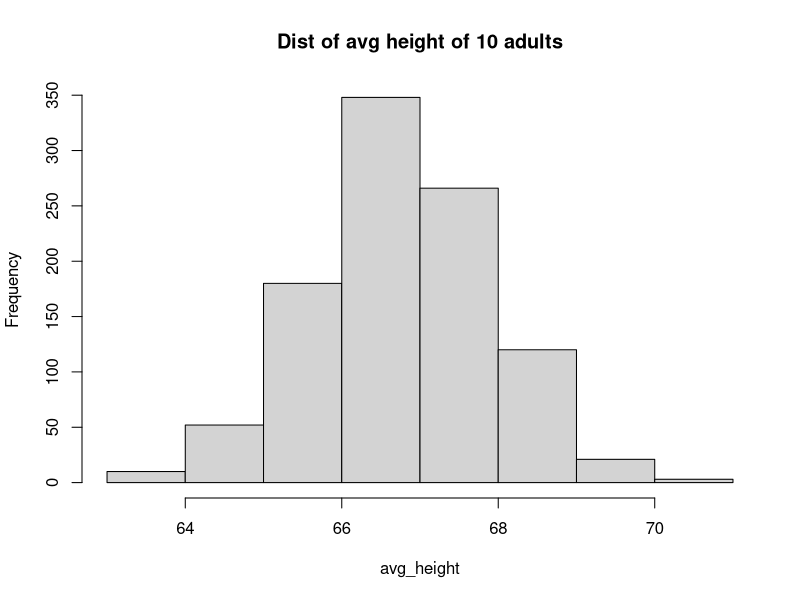
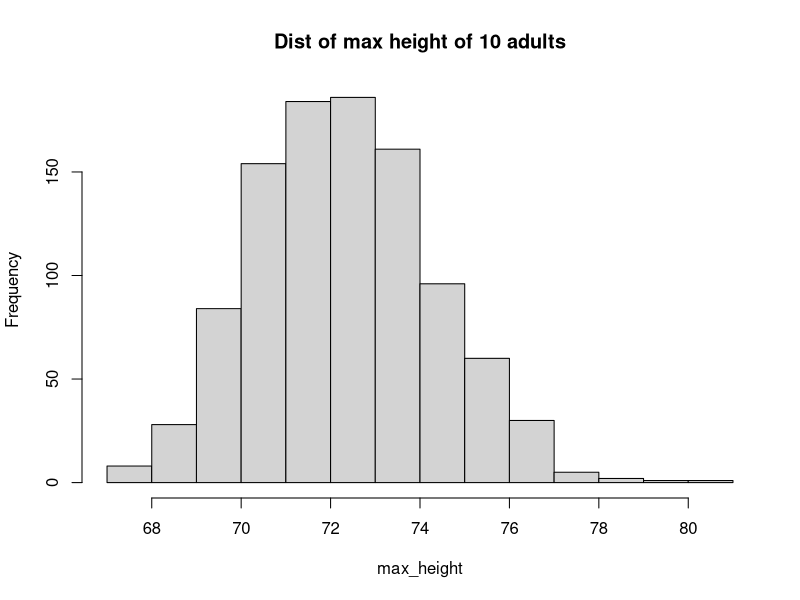
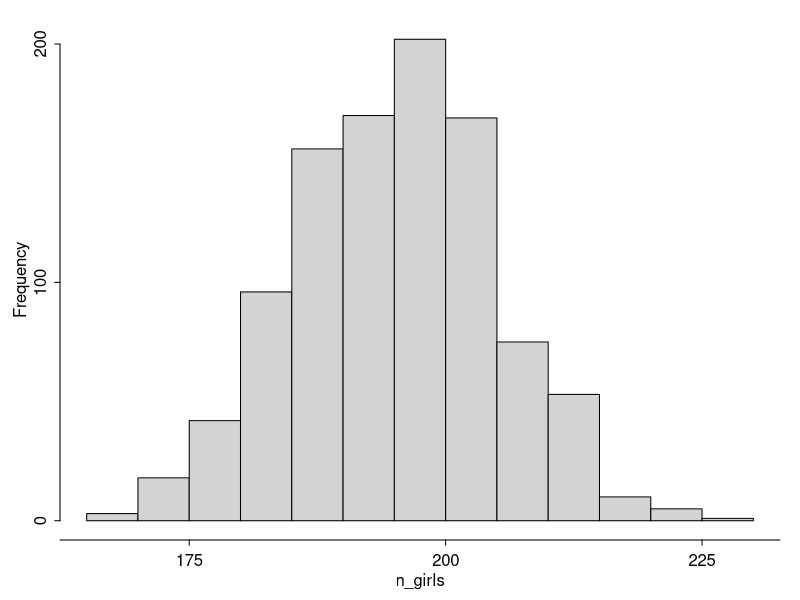
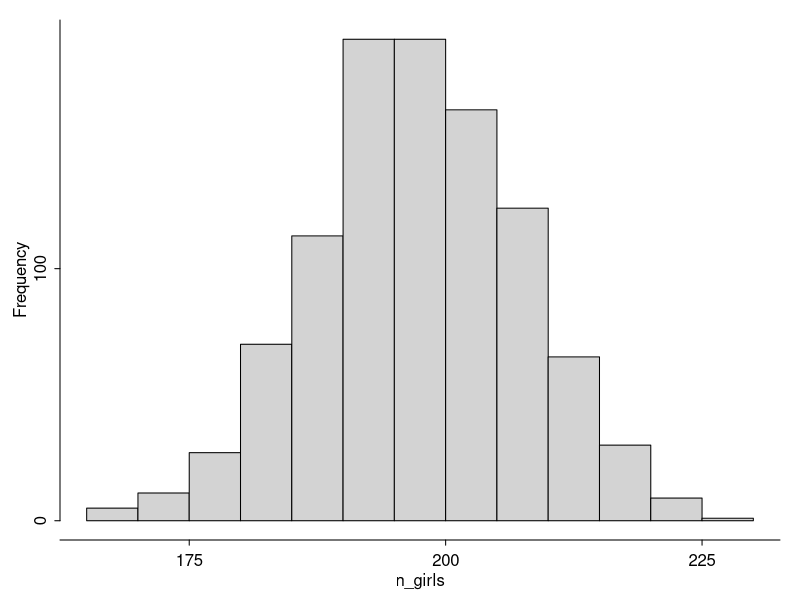
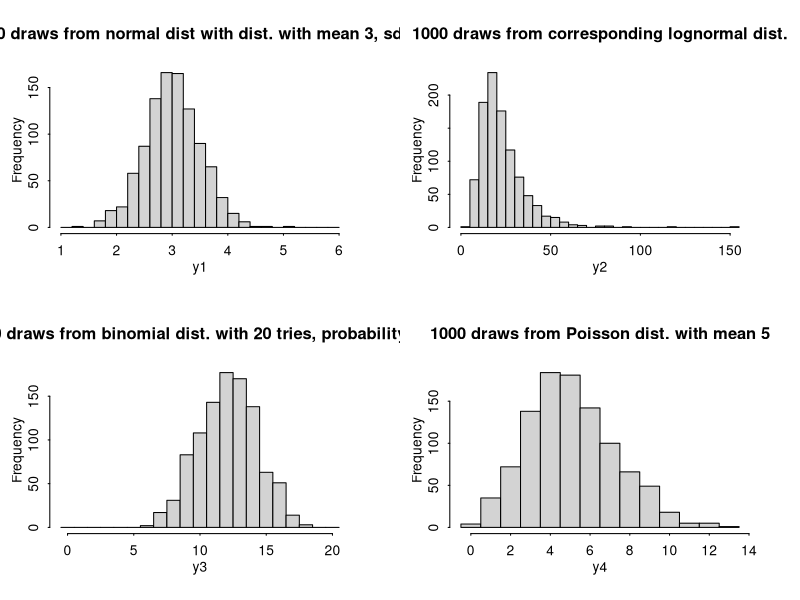

These figures' R source, in order:
#' ---
#' title: "Regression and Other Stories: Simulation"
#' author: "Andrew Gelman, Jennifer Hill, Aki Vehtari"
#' date: "`r format(Sys.Date())`"
#' ---

#' Simulation of probability models
#' 
#' -------------
#' 

#' **How many girls in 400 births?**
n_girls <- rbinom(1, 400, 0.488)
print(n_girls)

#' Repeat 1000 times
n_sims <- 1000
n_girls <- rep(NA, n_sims)
for (s in 1:n_sims){
  n_girls[s] <- rbinom(1, 400, 0.488)}

#' **Plot for the book**
#+ eval=FALSE, include=FALSE
pdf(here("ProbabilitySimulation/figs","girls1.pdf"), height=3.5, width=5.5)
#+
par(mar=c(3,3,1,1),  mgp=c(1.5,.5,0), tck=-.01)
hist(n_girls, main="", xaxt="n", yaxt="n")
axis (1, seq(150,250,25), mgp=c(1.5,.5,0))
axis (2, seq(0,200,100), mgp=c(1.5,.5,0))
#+ eval=FALSE, include=FALSE
dev.off()

#' **Accounting for twins**
birth_type <- sample(c("fraternal twin","identical twin","single birth"),
  size=400, replace=TRUE, prob=c(1/125, 1/300, 1 - 1/125 - 1/300))
girls <- rep(NA, 400)
for (i in 1:400){
  if (birth_type[i]=="single birth"){
    girls[i] <- rbinom(1, 1, 0.488)}
  else if (birth_type[i]=="identical twin"){
    girls[i] <- 2*rbinom(1, 1, 0.495)}
  else if (birth_type[i]=="fraternal twin"){
    girls[i] <- rbinom(1, 2, 0.495)}
}
n_girls <- sum(girls)

girls <- ifelse(birth_type=="single birth", rbinom(400, 1, 0.488),
  ifelse(birth_type=="identical twins", 2*rbinom(400, 1, 0.495),
  rbinom(400, 2, 0.495)))

#' Repeat 1000 times
n_girls <- rep(NA, n_sims)
for (s in 1:n_sims){
  birth_type <- sample(c("fraternal twin","identical twin","single birth"),
    size=400, replace=TRUE, prob=c(1/125, 1/300, 1 - 1/125 - 1/300))
  girls <- rep(NA, 400)
  for (i in 1:400){
    if (birth_type[i]=="single birth"){
      girls[i] <- rbinom(1, 1, 0.488)}
    else if (birth_type[i]=="identical twin"){
      girls[i] <- 2*rbinom(1, 1, 0.495)}
    else if (birth_type[i]=="fraternal twin"){
      girls[i] <- rbinom(1, 2, 0.495)}
  }
  n_girls[s] <- sum(girls)
}

#' **Plot for the book**
#+ eval=FALSE, include=FALSE
pdf(here("ProbabilitySimulation/figs","girls2.pdf"), height=3.5, width=5.5)
#+
par(mar=c(3,3,1,1),  mgp=c(1.5,.5,0), tck=-.01)
hist (n_girls, main="", xaxt="n", yaxt="n", mgp=c(1.5,.5,0))
axis (1, seq(150,250,25), mgp=c(1.5,.5,0))
axis (2, seq(0,200,100), mgp=c(1.5,.5,0))
#+ eval=FALSE, include=FALSE
dev.off()

#' **Simulation of continuous and mixed discrete/continuous models**
n_sims <- 1000
y1 <- rnorm(n_sims, 3, 0.5)
y2 <- exp(y1)
y3 <- rbinom(n_sims, 20, 0.6)
y4 <- rpois(n_sims, 5)

#' **Plot for the book**
#+ eval=FALSE, include=FALSE
pdf(here("ProbabilitySimulation/figs","4dists.pdf"), height=7, width=10)
#+
par(mar=c(4,3,4,3),  mgp=c(1.5,.5,0), tck=-.01)
par(mfrow=c(2,2))
hist(y1, breaks=seq(floor(min(y1)), ceiling(max(y1)), 0.2), main="1000 draws from normal dist with dist. with mean 3, sd 0.5")
hist(y2, breaks=seq(0, ceiling(max(y2)) + 5, 5),  main="1000 draws from corresponding lognormal dist.")
hist(y3, breaks=seq(-0.5, 20.5, 1), main="1000 draws from binomial dist. with 20 tries, probability 0.6")
hist(y4, breaks=seq(-0.5, max(y4) + 1, 1), main="1000 draws from Poisson dist. with mean 5")
#+ eval=FALSE, include=FALSE
dev.off()

#' Generate the height of one randomly chosen adult
male <- rbinom(1, 1, 0.48)
height <- ifelse(male==1, rnorm(1, 69.1, 2.9), rnorm(1, 64.5, 2.7))

#' Select 10 adults at random
N <- 10
male <- rbinom(N, 1, 0.48)
height <- ifelse(male==1, rnorm(N, 69.1, 2.9), rnorm(N, 64.5, 2.7))
avg_height <- mean(height)
print(avg_height)

#' Loop the simulation 1000 times
n_sims <- 1000
avg_height <- rep(NA, n_sims)
for (s in 1:n_sims){
  N <- 10
  male <- rbinom(N, 1, 0.48)
  height <- ifelse(male==1, rnorm(N, 69.1, 2.9), rnorm(N, 64.5, 2.7))
  avg_height[s] <- mean(height)
}
hist(avg_height, main="Dist of avg height of 10 adults")

#' The maximum height of the 10 people
max_height <- rep(NA, n_sims)
n_sims <- 1000
avg_height <- rep(NA, n_sims)
for (s in 1:n_sims){
  N <- 10
  male <- rbinom(N, 1, 0.48)
  height <- ifelse(male==1, rnorm(N, 69.1, 2.9), rnorm(N, 64.5, 2.7))
  avg_height[s] <- mean(height)
  max_height[s] <- max(height)
}
hist(max_height, main="Dist of max height of 10 adults")
